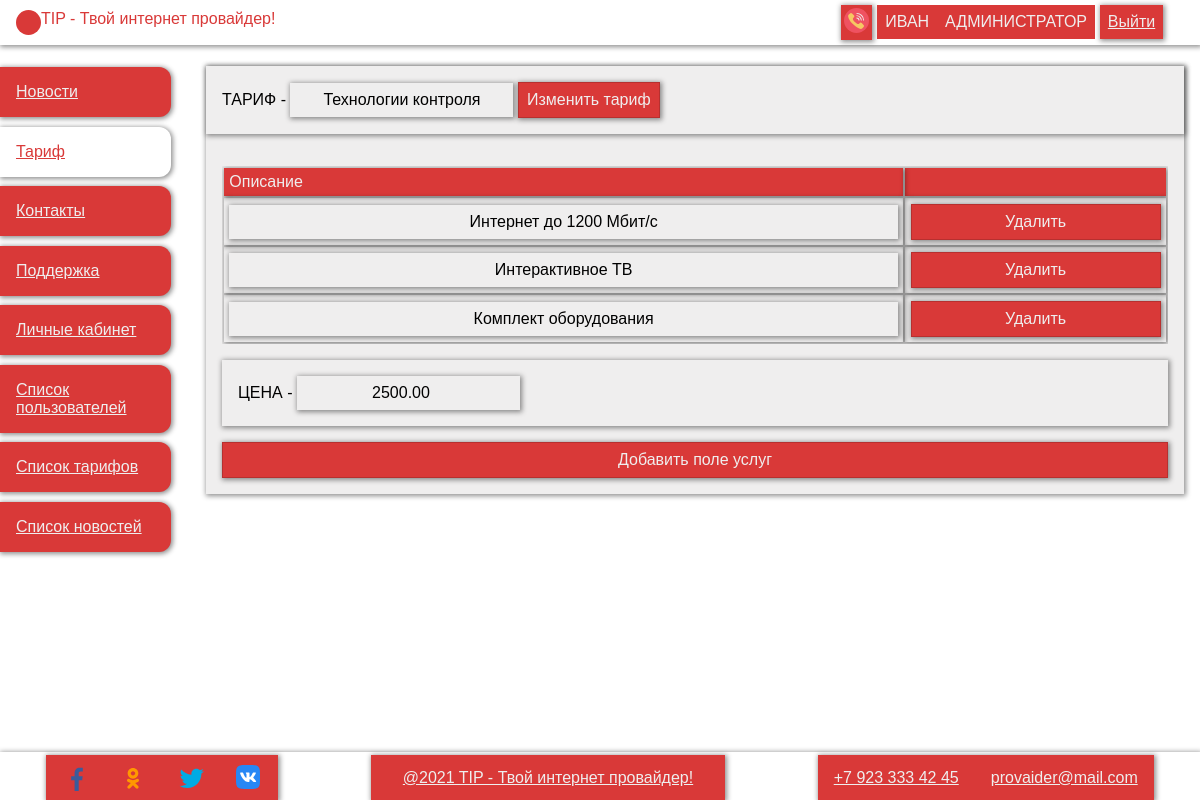
The app's page /Task_IP/tariffs/edit?tariff_id=4 (signed in) with its own data.
### tables this page shows
CREATE TABLE `user` (
  `id` int(11) NOT NULL,
  `login` varchar(255) NOT NULL,
  `password` varchar(255) NOT NULL,
  `surname` varchar(255) NOT NULL,
  `name` varchar(255) NOT NULL,
  `patronymic` varchar(255) NOT NULL,
  `phone` varchar(255) NOT NULL,
  `email` varchar(255) NOT NULL,
  `role_id` int(11) NOT NULL
);

CREATE TABLE `role` (
  `id` int(11) NOT NULL,
  `title` varchar(255) NOT NULL
);

CREATE TABLE `tariff` (
  `id` int(11) NOT NULL,
  `title` varchar(255) NOT NULL,
  `description` varchar(255) NOT NULL,
  `price` decimal(18,2) NOT NULL,
  `relevance` tinyint(1) NOT NULL
);

### controllers/tariffs.php (called while the page is built, shortened)
<?
include_once "./repositories/tariffR.php";
include_once "./repositories/usersR.php";
class tariffs {
    public function edit() {
        $this->tariff = tariffR::GetTariffsById($_GET['tariff_id'])->fetch_object();
        view();
    }
}

### index.php (called while the page is built, shortened)
<?
include_once "./utilits/view.php";
include_once "./utilits/router.php";

### repositories/usersR.php (called while the page is built, shortened)
<?
class usersR {
    static public function GetRoleById($roleId) {
        global $db;
        $query = "select * from role where id = '$roleId'";
        $result = $db->query($query);
        return $result->fetch_object();
    }
    static public function GetById($id) {
        global $db;
        $query = "select * from user where `id` = '$id'";
        $result = $db->query($query);
        return $result->fetch_object();
    }
}

### repositories/tariffR.php (called while the page is built, shortened)
<?
class tariffR {
    static public function GetTariffsById($id) {
        global $db;
        $query = "select * from `tariff` where `id` = '$id'";
        $result = $db->query($query);
        return $result;
    }
    static public function getService($tariff) {
        $array = explode("\r\n", $tariff->description);
        return $array;
    }
}

### views/tariffs/edit.php (the view, shortened to what this page needs)
<div class="content">
    <div class="layout--table">
        <form class="b-s" action="../tariffs/editPOST" method="post">
            <div class="c__title b-s">
                Тариф -
                <input required name='tariff_title' id='tariff_title' value="<?print $_this->tariff->title?>">
                <input type='submit' value='Изменить тариф'>
            </div>
            <div class="r">
                <div class="c t">
                    <div class="wrap-table">
                        <table>
                            <tr class='tr--head'>
                                <td>Описание</td>
                                <td></td>
                            </tr>
                            <? $services = tariffR::getService($_this->tariff);
                                foreach ($services as $key => $s) {?>
                                <tr>
                                    <td><input name="description_<?print $key?>" id="description_<?print $key?>" value="<?print $s?>"></td>
                                    <td>
                                        <input type='button' value='Удалить' data-event='delete'>
                                    </td>
                                </tr>
                            <?}?>
                        </table>
                    </div>
                    <div class="c__title b-s">
                        Цена -
                        <input required name='price' id='price' type='number' value='<?print $_this->tariff->price?>'>
                    </div>
                    <input type='button' value='Добавить поле услуг' data-event='add'>
                </div>
            </div>
        </form>
    </div>
</div>

### views/shared/partials/header.php (shortened to what this page needs)
<?
    if (isset($_SESSION['user_id'], $_SESSION['role_id'])) {
        $role = usersR::GetRoleById($_SESSION['role_id'])->title;
        $user = usersR::GetById($_SESSION['user_id']);
    } else {
        $role = "гость";
    }
?>
<header class="header r--j b-s">
    <a href="<?print $staticPath?>/" class="logotip r">
        <div class="l-img"></div>
        <div class="l-title">TIP - Твой интернет провайдер!</div>
    </a>
    <div class="auth boxs">
        <a id='phone-a' class='a--img'><img title='Заказать звонок' src="<?print $staticPath;?>/public/src/svg/phone-call.svg"></a>
        <?if ($role == "гость") {?>
            <a href="<?print $staticPath?>/auth/">Войти</a>
            <a href="<?print $staticPath?>/auth/registration">Регистрация</a>
        <?} else {?>
            <div class="user-box">
                <span><?print $user->name?></span>
                <br>
                <span><?print $role?></span>
            </div>
            <a href="<?print $staticPath?>/auth/logout">Выйти</a>
        <?}?>
    </div>
</header>

### public/css/style.css (style rules this page uses)
.auth .user-box, .boxs--footer, .boxs { align-items: center; min-width: 200px; justify-content: space-between; }
table input { width: 100%; }
.boxs a, .boxs button, .boxs span { box-shadow: var(--shadow-box); background: var(--color-red); color: var(--color-while-up); padding: 0.5rem; margin: 0.3rem; flex: 1; text-align: center; }
.a--img { padding: 3px !important; }
.c__title { color: var(--color-black); padding: 1rem; margin: 0 0 1rem 0; text-transform: uppercase; }
form { background: var(--color-while-up); display: flex; flex-direction: column; }
form input { text-align: center; box-shadow: var(--shadow-box); outline: none; border: 0; background: transparent; padding: 0.5rem; }
form input[type=submit], form input[type=button] { background: var(--color-red); color: var(--color-while-up); padding: 0.5rem; border: 1px solid #00000028; outline: 0; cursor: pointer; }
.layout--grid { display: grid; grid-template-columns: minmax(190px, 1fr) 6fr; grid-template-rows: min-content 1fr max-content; grid-template-areas: "h h" "n m" "f f"; }
body { height: 100vh; }
.header { grid-area: h; padding-right: 2rem; }
.header a.logotip { color: var(--color-red); text-decoration: none; margin: auto 1rem; }
.content { margin: 0.33rem 0; flex: 1; }
.c, .boxs--nav, .card .c__btn, .r--j, .r, .auth .user-box, .boxs, .boxs--footer { display: flex; }
.r--j, .r { flex-direction: row; }
.c, .boxs--nav, .card .c__btn { flex-direction: column; }
.r--j { justify-content: space-between; }
.b-s { box-shadow: var(--shadow-box); }
.layout--table .t { flex: 1; padding: 1rem; }
.layout--table .t .wrap-table { flex: 1; margin-bottom: 1rem; }
.layout--table .t .wrap-table table { width: 100%; }
.layout--table td { box-shadow: var(--shadow-box); margin: 0.2rem; padding: 0.33rem; }
.layout--table .tr--head { background: var(--color-red); color: var(--color-while-up); }
.wrap-table { overflow: auto; max-height: 500px; }
.auth .user-box span { margin: 0; box-shadow: none; text-transform: uppercase; }
:root { --color-red: #d93938; --color-while-up: #efeeee; --color-while: #fff; --color-black: #000; --shadow-box: 1px 1px 5px 1px #00000070; }
* { font-family: Verdana, Geneva, Tahoma, sans-serif; margin: 0; padding: 0; box-sizing: border-box; font-size: 16px; }
.l-img { background: var(--color-red); width: 25px; height: 25px; border-radius: 100%; }
#phone-a { cursor: pointer; }

### records on screen
user: name "ИВАН"
role: title "АДМИНИСТРАТОР"
tariff: tariff_title "Технологии контроля", description "Интернет до 1200 Мбит/с", description_1 "Интерактивное ТВ", description "Комплект оборудования", price "2500.00"
